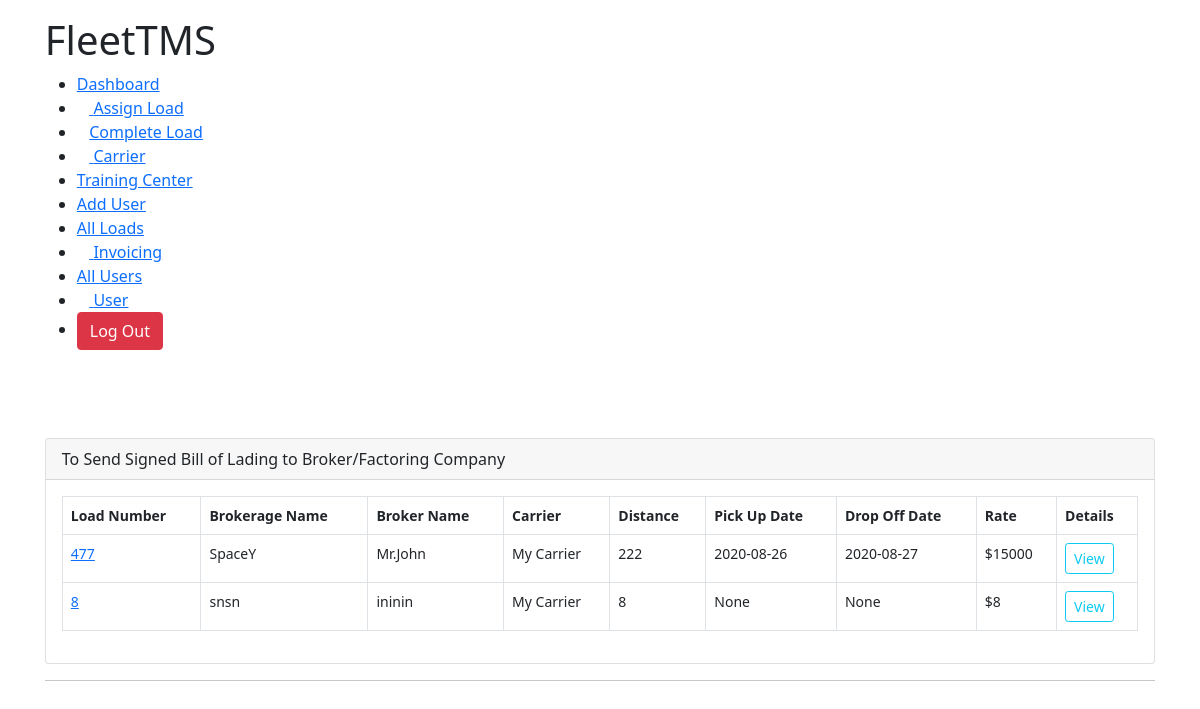
Page /signed_bill (signed in) on the committed database.
### TMSTruck/models.py (models this page shows, shortened)
class AssignLoad(models.Model):
	user 					= models.ForeignKey(Account,on_delete=models.CASCADE,null=True,blank=True)
	brokerage_name 			= models.CharField(max_length=300, null=True)
	broker_name 			= models.CharField(max_length=300, null=True)
	assignToCarrier			= models.ForeignKey(Carrier,blank=True, on_delete=models.CASCADE, null=True)
	broker_address 			= models.CharField(max_length=300, null=True)
	pickupAddress 			= models.CharField(max_length=300, null=True)
	distance 				= models.IntegerField(null=True)
	weight 					= models.IntegerField(null=True)
	rate 					= models.IntegerField(null=True)
	stops 					= models.IntegerField(null=True)
	assigned_date			= models.DateTimeField(blank=True,auto_now_add=True, null=True)
	pickupDate				= models.CharField(max_length=3000,null=True, blank=True)
	is_active 				= models.BooleanField(default=True,null=True)
	is_paid 				= models.BooleanField(default=False,null=True)
	broker_phone			= models.IntegerField(null=True)
	broker_email			= models.EmailField(max_length=100,null=True)
	load_number				= models.IntegerField(null=True)
	dropOffDate				= models.CharField(max_length=3000,null=True,blank=True)
	dropOffAddress			= models.CharField(max_length=10000,null=True)
	first_available_pickup	= models.CharField(max_length=3000,null=True,blank=True)
	rate_confirmation		= models.FileField(blank=True,upload_to=rate_confirmation_path)
	bill_of_landing			= models.FileField(blank=True,upload_to=bill_path)
	special_comments 		= models.TextField(null=True,max_length=10000)
	final_address			= models.CharField(null=True,max_length=100, blank=True)
	is_awaiting				= models.BooleanField(null=True,default=True,blank=True)
	is_awb					= models.BooleanField(null=True,default=True,blank=True)
	is_sign					= models.BooleanField(null=True,default=False)

class Carrier(models.Model):
	user					= models.ForeignKey(Account,on_delete=models.CASCADE,null=True,blank=True)
	firstName 				= models.CharField(max_length=100,null=True)
	lastName				= models.CharField(max_length=100,null=True)
	company 				= models.CharField(max_length=100,null=True)
	email					= models.EmailField(max_length=100,null=True)
	phone					= models.IntegerField(null=True)
	mc_number 				= models.IntegerField(null=True)
	dot_number				= models.IntegerField(null=True)
	factoring_phone			= models.IntegerField(null=True)
	willing_states			= models.TextField(max_length=1000,null=True)
	carrier_status			= models.CharField(max_length=100,null=True)
	factoring_company		= models.CharField(max_length=100,null=True)
	mc_upload		 		= models.FileField(upload_to=carrierMcFiles,null=True)
	w9_upload 				= models.FileField(upload_to=carrierMcFiles,null=True)
	insurance				= models.FileField(upload_to=carrierMcFiles,null=True)
	costPerMile				= models.IntegerField(null=True)
	def __str__(self):
		return '{} {}'.format(self.firstName,self.lastName)

### TMSTruck/views.py (the view)
# urls.py: path('signed_bill',views.signed_bill,name='signed_bill'),
def signed_bill(request):
	ac = Account.objects.get(user=request.user)
	loads = AssignLoad.objects.filter(user=ac,is_sign=False,is_active=True)
	template= 'TMSTruck/load_info/waiting_signed.html'
	context = {
		'awaiting_loads':loads,
		'group':request.user.groups.all()[0].name
	}
	return render(request,template,context)

### TMSTruck/templates/TMSTruck/load_info/waiting_signed.html (shortened to what this page needs)
{% extends 'TMSTruck/base.html' %}
{% load static %}
{% block content %}
<!DOCTYPE html>
<html lang="en">
<head>
    <link rel="stylesheet" href="{% static 'css/dashboard.css' %}">
</head>
<body>
    <div class="main-body">
        {% if group == 'Accounting' %}
        {% include 'TMSTruck/navbars/accounting_navbar.html' %}
        {% elif group == 'Admin' %}
        {% include 'TMSTruck/navbars/admin_navbar.html' %}
        {% elif group == 'Hiring Manager' %}
        {% include 'TMSTruck/navbars/hiring_manager_navbar.html' %}
        {% elif group == 'Logistics Manager' %}
        {% include 'TMSTruck/navbars/logistics_manager.html' %}
        {% endif %}<br><br>
        <div class="row">
            <div class="col-md-12">
                <div class="card">
                    <div class="card-header">To Send Signed Bill of Lading to Broker/Factoring Company <i style="float: right;" title="This is the list of loads whose signed bill of lading is received but not sent to the broker." class="fa fa-info-circle" aria-hidden="true"></i></div>
                    <div class="card-body">
                        <table class="table table-bordered">
                            <thead>
                                <tr>
                                    <th scope="col">Load Number </th>
                                    <th scope="col">Brokerage Name</th>
                                    <th scope="col">Broker Name</th>
                                    <th scope="col">Carrier</th>
                                    <th scope="col">Distance</th>
                                    <th scope="col">Pick Up Date</th>
                                    <th scope="col">Drop Off Date</th>
                                    <th scope="col">Rate</th>
                                    <th scope="col">Details</th>
                                </tr>
                            </thead>
                            <tbody>
                                {% for loads in awaiting_loads %}
                                <tr>
                                    <td><a href="{% url 'load_detail' loads.id %}">{{loads.load_number}}</a></td>
                                    <td>{{loads.brokerage_name}}</td>
                                    <td>{{loads.broker_name}}</td>
                                    <td>{{loads.assignToCarrier}}</td>
                                    <td>{{loads.distance}}</td>
                                    <td>{{loads.pickupDate}}</td>
                                    <td>{{loads.dropOffDate}}</td>
                                    <td>${{loads.rate}}</td>
                                    <td> <a href="{% url 'signed_detail' loads.id %}"><button class="btn btn-outline-info btn-sm">View</button></a></td>
                                </tr>
                                {% endfor %}
                            </tbody>
                        </table>
                    </div>
                </div>
            </div>
        </div>
        <hr>
    </div>
</body>
</html>
{% endblock %}

### static/css/base.css (style rules this page uses)
* { padding: 0px; margin: 0px; }
.main-body { margin: 1rem 2.8rem; }

### TMSTruck/templates/TMSTruck/load_info/waiting_signed.html (style rules this page uses)
table { font-size: 14px; }

### rows in the picture
AssignLoad: load_number "477", brokerage_name "SpaceY", broker_name "Mr.John", assignToCarrier "My Carrier", distance "222", pickupDate "2020-08-26", dropOffDate "2020-08-27", rate "15000"
AssignLoad: load_number "8", brokerage_name "snsn", broker_name "ininin", assignToCarrier "My Carrier", distance "8", pickupDate "None", dropOffDate "None", rate "8"
